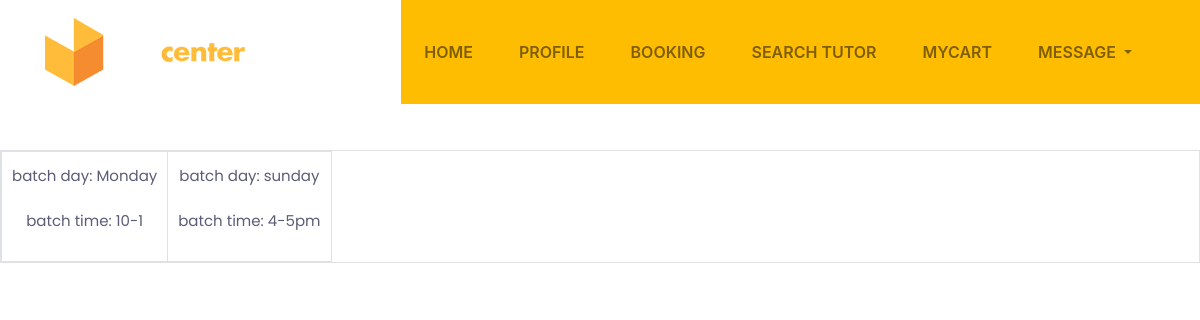
The page /project/Parent/viewbatchdetails.php?vid=2 (signed in) on the database its author committed.
### tables this page shows
CREATE TABLE `tbl_batch` (
  `batch_id` int(11) NOT NULL auto_increment,
  `batch_time` varchar(100) NOT NULL,
  `batch_day` varchar(500) NOT NULL,
  `tutorsubject_id` int(11) NOT NULL,
  PRIMARY KEY  (`batch_id`)
);

### project/Parent/viewbatchdetails.php (the view, shortened to what this page needs)
<?php
 include("Header.php");
?>
<!DOCTYPE html PUBLIC "-//W3C//DTD XHTML 1.0 Transitional//EN" "http://www.w3.org/TR/xhtml1/DTD/xhtml1-transitional.dtd">
<html xmlns="http://www.w3.org/1999/xhtml">
<head>
<link rel="stylesheet" href="https://maxcdn.bootstrapcdn.com/bootstrap/4.5.2/css/bootstrap.min.css">
</head>
<body>
<table class="table table-bordered table-responsive" align="center" style="margin-top:150px;">
    <tr>
        <?php
        $selQry = "select * from tbl_batch where tutorsubject_id=" . $_GET['vid'] . "";
        $data = mysql_query($selQry);
        while ($row = mysql_fetch_array($data)) {
        ?>
            <td class="text-center border" style="margin: 22px; padding: 10px;font-family:'Times New Roman', Times, serif;">
                <p>batch day: <?php echo $row["batch_day"]; ?></p>
                <p>batch time: <?php echo $row["batch_time"]; ?></p>
            </td>
        <?php
        }
        ?>
    </tr>
</table>
<p>&nbsp;</p>
</body>
</html>

### project/assets/Template/Main/css/style.css (style rules this page uses)
body { line-height: 1.2; font-family: "Poppins", sans-serif; -webkit-font-smoothing: antialiased; font-size: 15px; color: #5c5c77; }
p, .paragraph { font-weight: 400; color: #5c5c77; font-size: 15px; line-height: 1.9; font-family: "Poppins", sans-serif; }
body { overflow-x: hidden; background-image: url('../assets/Template/Main/images/bg1.png'); }

### rows shown on the page
tbl_batch: batch_day "Monday", batch_time "10-1"
tbl_batch: batch_day "sunday", batch_time "4-5pm"
